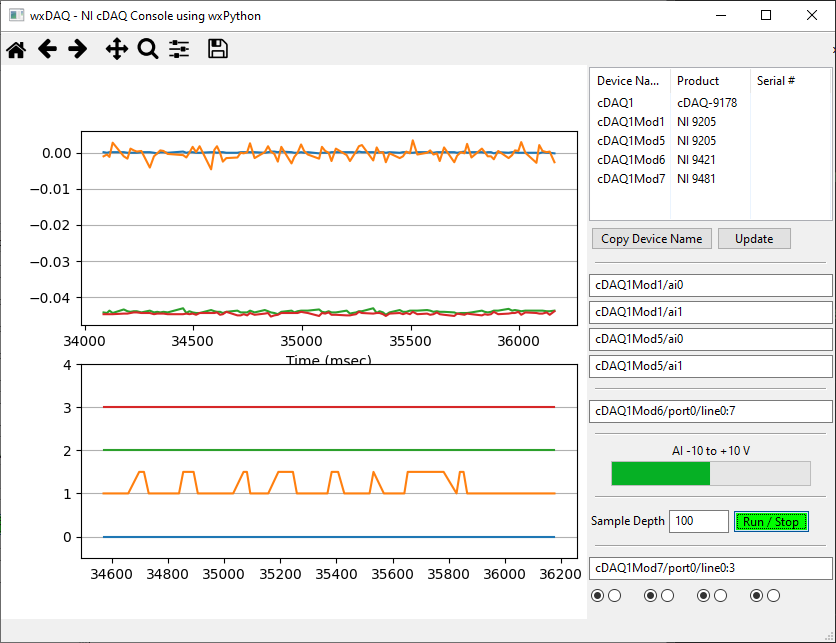

Here is the Python script that generated this plot:

import time
import threading
import wx
import nidaqmx.system
from matplotlib.backends.backend_wxagg import FigureCanvasWxAgg as FigureCanvas
from matplotlib.figure import Figure
from matplotlib.backends.backend_wxagg import (
    NavigationToolbar2WxAgg as NavigationToolbar,
)
import matplotlib.animation as animation
import numpy as np

class DAQConsoleFrame(wx.Frame):
    def __init__(self, parent, title):
        super(DAQConsoleFrame, self).__init__(parent, title=title, size=(850, 650))

        # Initialize data storage for analog and digital samples
        self.analog_sample_timestamps = []
        self.analog_samples = [[] for _ in range(4)]

        self.digital_sample_timestamps = []
        self.digital_samples = []

        self.setup_ui()

        self.Bind(wx.EVT_CLOSE, self.on_close)

    def setup_ui(self):
        panel = wx.Panel(self)

        self.statusbar = self.CreateStatusBar()

        vbox = wx.BoxSizer(wx.VERTICAL)
        hbox = wx.BoxSizer(wx.HORIZONTAL)

        if True:
            # Create a figure and canvas for data visualization
            self.figure = Figure()
            self.axes1 = self.figure.add_subplot(
                2, 1, 1
            )  # 1 row, 2 columns, subplot position 1
            self.axes2 = self.figure.add_subplot(
                2, 1, 2
            )  # 1 row, 2 columns, subplot position 2
            self.canvas = FigureCanvas(panel, -1, self.figure)
            self.toolbar = NavigationToolbar(self.canvas)

        if True:
            # Create a vertical box sizer for buttons and controls
            self.controls_vbox = wx.BoxSizer(wx.VERTICAL)

            if True:
                # Create a list control for displaying cDAQ module details
                self.list_ctrl = wx.ListCtrl(
                    panel, style=wx.LC_REPORT | wx.LC_EDIT_LABELS
                )
                self.list_ctrl.InsertColumn(0, "Device Name")
                self.list_ctrl.InsertColumn(1, "Product")
                self.list_ctrl.InsertColumn(2, "Serial #")
                self.list_cdaq_modules_with_details()

                self.copy_button = wx.Button(panel, label="Copy Device Name")
                self.copy_button.Bind(wx.EVT_BUTTON, self.on_copy_button_click)
                self.update_button = wx.Button(panel, label="Update")
                self.update_button.Bind(wx.EVT_BUTTON, self.on_update_button_click)
                device_info_hbox = wx.BoxSizer(wx.HORIZONTAL)
                device_info_hbox.Add(self.copy_button, 0, wx.ALL, 2)
                device_info_hbox.Add(self.update_button, 0, wx.ALL, 2)

                self.controls_vbox.Add(self.list_ctrl, 0, wx.EXPAND | wx.ALL, 2)
                self.controls_vbox.Add(device_info_hbox, 0, wx.ALL, 2)

            self.controls_vbox.Add(
                wx.StaticLine(panel, style=wx.LI_HORIZONTAL), 0, wx.EXPAND | wx.ALL, 8
            )
            if True:
                # Text input fields for default analog channel names
                self.axes1_chan1_text = wx.TextCtrl(panel, value="cDAQ1Mod1/ai0")
                self.axes1_chan2_text = wx.TextCtrl(panel, value="cDAQ1Mod1/ai1")
                self.axes1_chan3_text = wx.TextCtrl(panel, value="cDAQ1Mod5/ai0")
                self.axes1_chan4_text = wx.TextCtrl(panel, value="cDAQ1Mod5/ai1")
                self.controls_vbox.Add(
                    self.axes1_chan1_text, flag=wx.EXPAND | wx.ALL | wx.BOTTOM, border=2
                )
                self.controls_vbox.Add(
                    self.axes1_chan2_text, flag=wx.EXPAND | wx.ALL | wx.BOTTOM, border=2
                )
                self.controls_vbox.Add(
                    self.axes1_chan3_text, flag=wx.EXPAND | wx.ALL | wx.BOTTOM, border=2
                )
                self.controls_vbox.Add(
                    self.axes1_chan4_text, flag=wx.EXPAND | wx.ALL | wx.BOTTOM, border=2
                )

            self.controls_vbox.Add(
                wx.StaticLine(panel, style=wx.LI_HORIZONTAL), 0, wx.EXPAND | wx.ALL, 8
            )
            if True:
                self.axes2_chan1_text = wx.TextCtrl(
                    panel, value="cDAQ1Mod6/port0/line0:7"
                )
                self.controls_vbox.Add(
                    self.axes2_chan1_text, flag=wx.EXPAND | wx.ALL | wx.BOTTOM, border=2
                )

            self.controls_vbox.Add(
                wx.StaticLine(panel, style=wx.LI_HORIZONTAL), 0, wx.EXPAND | wx.ALL, 8
            )
            if True:
                self.controls_vbox.Add(
                    wx.StaticText(panel, label="AI -10 to +10 V"),
                    0,
                    wx.CENTER | wx.ALL,
                    0,
                )
                self.gauge = wx.Gauge(
                    panel, range=20, size=(200, 25)
                )  # -10..10 --> 0..20
                self.controls_vbox.Add(self.gauge, 0, wx.CENTER | wx.ALL, 2)

            self.controls_vbox.Add(
                wx.StaticLine(panel, style=wx.LI_HORIZONTAL), 0, wx.EXPAND | wx.ALL, 8
            )
            if True:
                run_control_hbox = wx.BoxSizer(wx.HORIZONTAL)
                self.sample_depth_text = wx.TextCtrl(panel, value="100", size=(60, 20))
                self.run_stop_toggle_button = wx.ToggleButton(panel, label="Run / Stop")
                self.run_stop_toggle_button.Bind(
                    wx.EVT_TOGGLEBUTTON, self.on_run_stop_toggle
                )
                run_control_hbox.Add(
                    wx.StaticText(panel, label="Sample Depth"), 0, wx.CENTER | wx.ALL, 2
                )
                run_control_hbox.Add(
                    self.sample_depth_text,
                    flag=wx.EXPAND | wx.ALL | wx.BOTTOM,
                    border=2,
                )
                run_control_hbox.Add(self.run_stop_toggle_button, 0, wx.ALL, 2)
                self.controls_vbox.Add(run_control_hbox, 0, wx.ALL, 2)

            self.controls_vbox.Add(
                wx.StaticLine(panel, style=wx.LI_HORIZONTAL), 0, wx.EXPAND | wx.ALL, 8
            )
            if True:
                self.digital_output_text = wx.TextCtrl(
                    panel, value="cDAQ1Mod7/port0/line0:3"
                )
                self.controls_vbox.Add(
                    self.digital_output_text,
                    flag=wx.EXPAND | wx.ALL | wx.BOTTOM,
                    border=2,
                )

                radio_button_hbox = wx.BoxSizer(wx.HORIZONTAL)
                self.radio_btn = []
                for index in range(4):
                    self.radio_btn.append(
                        [
                            wx.RadioButton(panel, label="", style=wx.RB_GROUP),
                            wx.RadioButton(panel, label="    "),
                        ]
                    )
                    self.radio_btn[index][0].Bind(
                        wx.EVT_RADIOBUTTON, self.on_radio_select
                    )
                    self.radio_btn[index][1].Bind(
                        wx.EVT_RADIOBUTTON, self.on_radio_select
                    )
                    radio_button_hbox.Add(
                        self.radio_btn[index][0], 0, wx.CENTER | wx.ALL, 0
                    )
                    radio_button_hbox.Add(
                        self.radio_btn[index][1], 0, wx.CENTER | wx.ALL, 2
                    )
                self.controls_vbox.Add(radio_button_hbox, 0, wx.ALL, 4)

        hbox.Add(self.canvas, proportion=1, flag=wx.EXPAND | wx.ALL, border=0)
        hbox.Add(self.controls_vbox, border=0)

        vbox.Add(self.toolbar, 0, wx.EXPAND)
        vbox.Add(hbox, 1, flag=wx.EXPAND | wx.ALL)

        panel.SetSizerAndFit(vbox)

        self.Centre()
        self.Show()

        # Initialize animation for real-time data update
        self.ani = animation.FuncAnimation(
            self.figure, self.ani_update_plot, interval=10, cache_frame_data=False
        )

    def ani_update_plot(self, frame):
        self.update_plot()

    def update_plot(self):
        self.axes1.clear()
        self.axes2.clear()

        for index in range(4):
            self.axes1.plot(self.analog_sample_timestamps, self.analog_samples[index])

        # self.axes1.set_ylabel("Current (A)")
        self.axes1.set_xlabel("Time (msec)")
        # self.axes1.set_title("NI cDAQ Graphs")
        self.axes1.grid(True, axis="y")  # self.axes.grid(True)

        self.axes2.set_ylim(-0.5, 4)
        bit_value = [[] for _ in range(4)]
        for index in range(4):
            for byte_value in self.digital_samples:
                offseted_value = ((byte_value >> index) & 1) * 0.5 + index
                bit_value[index].append(offseted_value)

            self.axes2.plot(self.digital_sample_timestamps, bit_value[index])

        self.axes2.grid(True, axis="y")  # self.axes.grid(True)

        self.canvas.draw()

    def list_cdaq_modules_with_details(self):
        self.list_ctrl.DeleteAllItems()

        system = nidaqmx.system.System.local()

        for index, device_name in enumerate(system.devices.device_names, start=1):
            device = system.devices[index - 1]
            product_type = device.product_type
            serial_number = device.serial_num
            self.list_ctrl.InsertItem(index - 1, device_name)
            self.list_ctrl.SetItem(index - 1, 1, product_type)
            # self.list_ctrl.SetItem(index - 1, 2, str(serial_number)) # Uncomment when needed

    def on_copy_button_click(self, event):
        selected_items = []
        selected_indices = []

        index = self.list_ctrl.GetFirstSelected()
        if index != -1:
            while index != -1:
                selected_indices.append(index)
                index = self.list_ctrl.GetNextSelected(index)

            for index in selected_indices:
                item_text = self.list_ctrl.GetItemText(index)
                selected_items.append(item_text)

            if selected_items:
                text_to_copy = "\n".join(selected_items)
                clipboard = wx.Clipboard.Get()
                if clipboard.Open():
                    clipboard.SetData(wx.TextDataObject(text_to_copy))
                    clipboard.Close()

    def on_update_button_click(self, event):
        self.list_cdaq_modules_with_details()

    def on_run_stop_toggle(self, event):
        if self.run_stop_toggle_button.GetValue():
            self.run_stop_toggle_button.SetBackgroundColour(
                wx.Colour(0, 255, 0)
            )  # Set to green when pressed

            self.statusbar.SetStatusText(".", 0)
            self.statusbar_default_background_color = (
                self.statusbar.GetBackgroundColour()
            )
            self.statusbar.Refresh()

            self.sample_depth = int(self.sample_depth_text.GetValue())

            self.start_timestamp = round((time.time()) * 1000)  # with msec precision

            thread_a = threading.Thread(target=self.analog_data_collection_loop)
            thread_a.daemon = True
            thread_a.start()

            thread_d = threading.Thread(target=self.digital_data_collection_loop)
            thread_d.daemon = True
            thread_d.start()

            self.ani.event_source.start()
        else:
            self.ani.event_source.stop()  # Run this code to make sure it ends smoothly and gracefully.
            time.sleep(0.1)  # Wait for the thread's exit

            self.statusbar.SetBackgroundColour(self.statusbar_default_background_color)

            self.run_stop_toggle_button.SetBackgroundColour(
                wx.NullColour
            )  # Reset to default color

    def analog_data_collection_loop(self):
        # Create a new NIDAQ task to read data
        with nidaqmx.Task() as task:
            self.add_ai_voltage_chan_failed = False

            def add_ai_voltage_chan(the_task, text_ctrl):
                try:
                    the_task.ai_channels.add_ai_voltage_chan(text_ctrl.GetValue())
                except nidaqmx.DaqError as e:
                    self.add_ai_voltage_chan_failed = (
                        True  # Flag should be set if there is a failure at least once.
                    )
                    self.statusbar.SetBackgroundColour(wx.Colour(255, 255, 150))
                    self.statusbar.SetStatusText(
                        text_ctrl.GetValue() + " not available.", 0
                    )

            add_ai_voltage_chan(
                task, self.axes1_chan1_text
            )  # task.ai_channels.add_ai_voltage_chan(self.axes1_chan1_text.GetValue())
            add_ai_voltage_chan(
                task, self.axes1_chan2_text
            )  # task.ai_channels.add_ai_voltage_chan(self.axes1_chan2_text.GetValue())
            add_ai_voltage_chan(
                task, self.axes1_chan3_text
            )  # task.ai_channels.add_ai_voltage_chan(self.axes1_chan3_text.GetValue())
            add_ai_voltage_chan(
                task, self.axes1_chan4_text
            )  # task.ai_channels.add_ai_voltage_chan(self.axes1_chan4_text.GetValue())

            if self.add_ai_voltage_chan_failed:
                return None

            task.start()

            self.analog_sample_timestamps.clear()
            [self.analog_samples[i].clear() for i in range(4)]

            while self.run_stop_toggle_button.GetValue():
                data = (
                    task.read()
                )  # Read before timestamp update to simplify synchronization with update_plot()
                for i in range(4):
                    self.analog_samples[i].append(data[i])
                    self.analog_samples[i] = self.analog_samples[i][
                        -self.sample_depth :
                    ]

                self.analog_sample_timestamps.append(
                    round(time.time() * 1000) - self.start_timestamp
                )  # with msec precision
                self.analog_sample_timestamps = self.analog_sample_timestamps[
                    -self.sample_depth :
                ]

                # self.update_plot()
                self.gauge.SetValue(
                    int(data[0]) + 10
                )  # // No need to worry about being out of range

                time.sleep(0.01)

            task.stop()

    def digital_data_collection_loop(self):
        # Create a new NIDAQ task to read data
        with nidaqmx.Task() as task:
            try:
                task.di_channels.add_di_chan(self.axes2_chan1_text.GetValue())
            except nidaqmx.DaqError as e:
                self.statusbar.SetBackgroundColour(wx.Colour(255, 255, 150))
                self.statusbar.SetStatusText(
                    self.axes2_chan1_text.GetValue() + " not available.", 0
                )
                return None

            task.start()

            self.digital_sample_timestamps.clear()
            self.digital_samples.clear()

            while self.run_stop_toggle_button.GetValue():
                data = (
                    task.read()
                )  # Read before timestamp update to simplify synchronization with update_plot()
                self.digital_samples.append(data)
                self.digital_samples = self.digital_samples[-self.sample_depth :]

                self.digital_sample_timestamps.append(
                    round(time.time() * 1000) - self.start_timestamp
                )  # with msec precision
                self.digital_sample_timestamps = self.digital_sample_timestamps[
                    -self.sample_depth :
                ]

                time.sleep(0.01)

            task.stop()

    def on_radio_select(self, event):
        bit_values = 0b00000000

        for index in range(4):
            # print(self.radio_btn[index][0].GetValue(),self.radio_btn[index][1].GetValue())
            if self.radio_btn[index][1].GetValue():
                bit_values |= 0b00000001 << index
            else:
                bit_values &= ~(0b00000001 << index)

        with nidaqmx.Task() as task:
            self.statusbar.SetStatusText(".", 0)
            try:
                task.do_channels.add_do_chan(self.digital_output_text.GetValue())
            except nidaqmx.DaqError as e:
                self.statusbar.SetStatusText(
                    self.digital_output_text.GetValue() + " not available.", 0
                )
                return None

            task.start()
            task.write(bit_values)
            time.sleep(0.01)
            task.stop()

    def on_close(self, event):
        self.ani.event_source.stop()  # Run this code to make sure it ends smoothly and gracefully.
        time.sleep(0.1)
        self.Destroy()
        time.sleep(0.1)
        wx.Exit()  # We really need to force exit here


if __name__ == "__main__":
    app = wx.App(False)
    frame = DAQConsoleFrame(None, "wxDAQ - NI cDAQ Console using wxPython")
    app.MainLoop()
